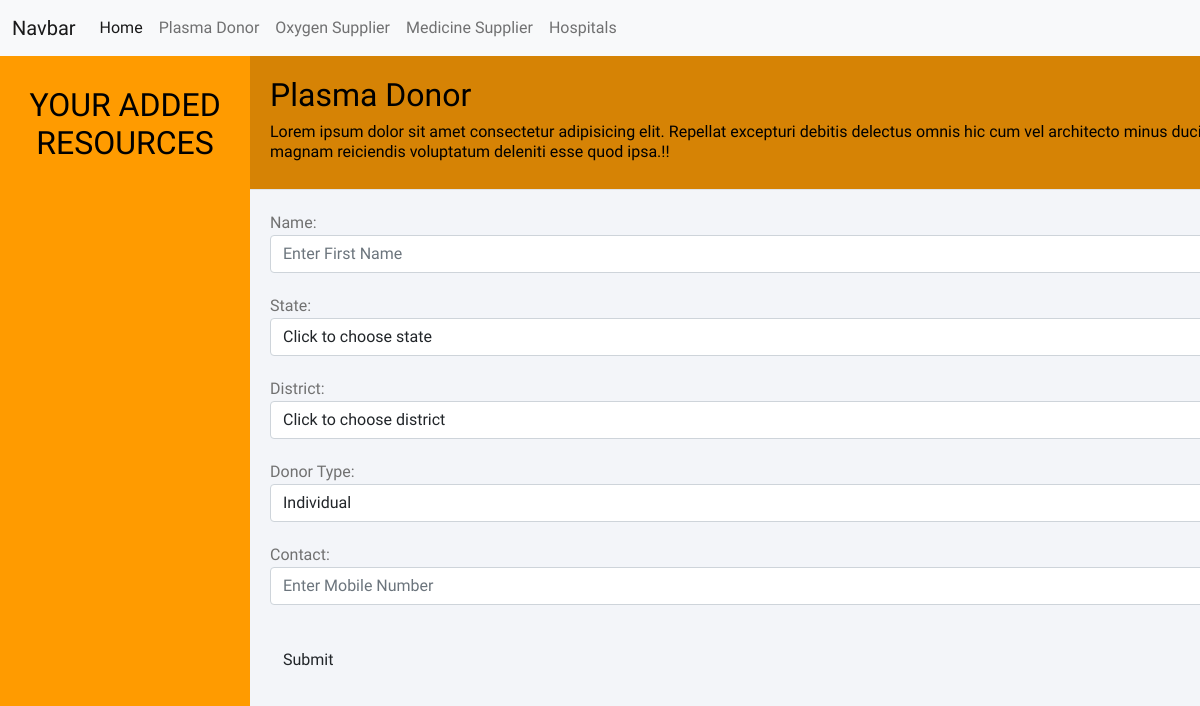
The page /user/plasma (signed in) on the database as committed earlier.
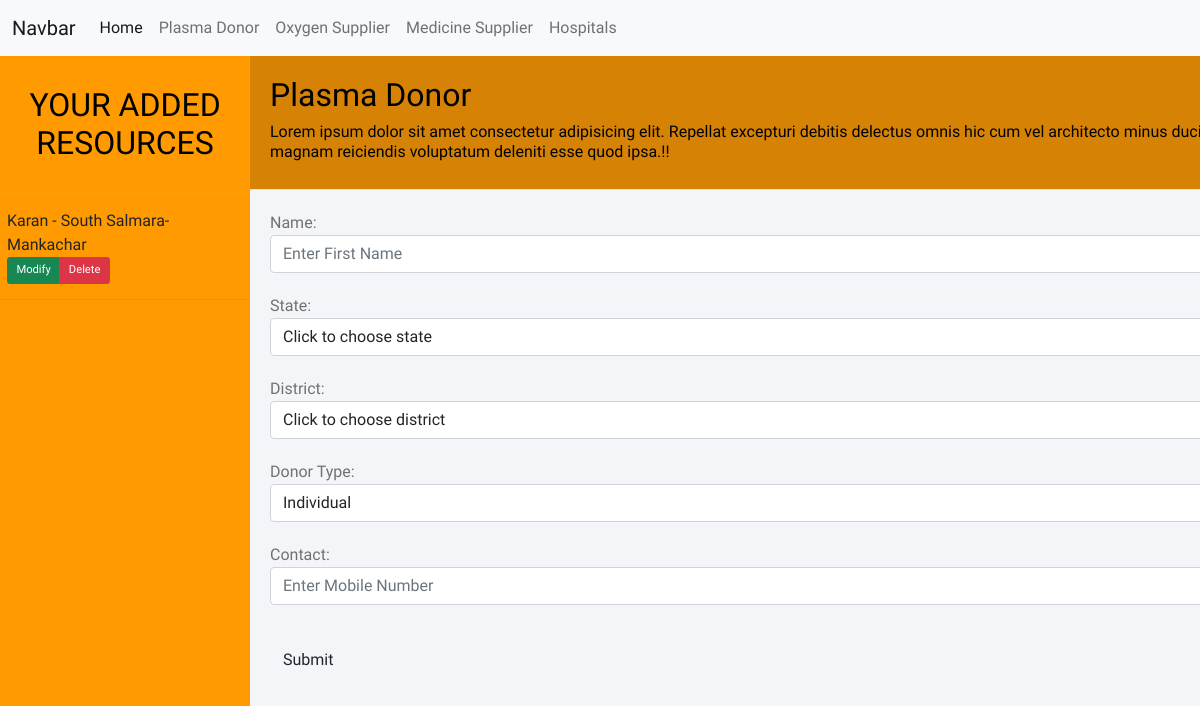
The same page on the database as committed later.
### CoviHelp/models.py (models this page shows, shortened)
class Plasma(models.Model):
    user = models.ForeignKey(User, on_delete=models.CASCADE)
    name = models.CharField(max_length=20)
    state = models.CharField(max_length=10)
    city = models.CharField(max_length=20)
    donortype = models.CharField(max_length=10)
    contact = models.CharField(max_length=10)
    verified = models.BooleanField(default=False)

### CoviHelp/login.py (the view)
# urls.py: path('user/plasma', login.plasma, name="userplasma"),
@login_required
def plasma(request):
    global states
    plasma = Plasma.objects.filter(user=request.user)
    if request.method == 'POST':
        try:
            p = Plasma()
            p.user = request.user
            p.name = request.POST['name']
            p.state = request.POST['state']
            p.city = request.POST['city']
            p.donortype = request.POST['donortype']
            p.contact = request.POST['contact']
            p.save()
            messages.success(request, 'Thankyou for sharing the information.')
        except:
            messages.error(request, 'Error!!')
        return render(request, "user/plasma.html", {
            'states': states,
            "plasma" : plasma
        })
    else:
        return render(request, "user/plasma.html", {
            'states': states,
            "plasma" : plasma
        })

### templates/user/plasma.html (shortened to what this page needs)
{% extends 'userlayout.html' %}
{% block body %}
<div class="wrapper">
    <div class="sidebar">
        <h2 id="headingSidebar">Your Added Resources</h2>
        {% for p in plasma %}
        <ul>
            <li class="sidecard">
                {{ p.name }} - {{ p.city }}
                <br>
                <div class="btn-group custombtngrp">
                    <button class="btn btn-success btn-action btn-Modify"
                        data-url="/user/plasma/modify/?id={{ p.id }}">Modify</button>
                    <button class="btn btn-danger btn-action btn-Delete"
                        data-url="/user/plasma/delete/?id={{ p.id }}">Delete</button>
                </div>
            </li>
        </ul>
        {% endfor %}
    </div>
    <div class="main_content">
        <div class="header">
            <div class="contact-info">
                <h2>Plasma Donor</h2>
                <h6>Lorem ipsum dolor sit amet consectetur adipisicing elit. Repellat excepturi debitis delectus omnis
                    hic cum vel architecto minus ducimus soluta a pariatur dolores, magnam reiciendis voluptatum
                    deleniti esse quod ipsa.!!</h6>
            </div>
        </div>
        <div class="info">
            <form class="contact-form" method="POST" action="/user/plasma">
                <div class="form-group">
                    <label class="control-label col-sm-2" for="fname">Name:</label>
                    <div class="col-sm-10">
                        <input type="text" class="form-control" id="fname" placeholder="Enter First Name" name="name">
                    </div>
                </div>
                <div class="form-group">
                    <label class="control-label col-sm-2" for="state">State:</label>
                    <div class="col-sm-10">
                        <select class="form-control dropdown" name='state' id='state'>
                            <option value="None" selected>Click to choose state</option>
                        </select>
                    </div>
                </div>
                <div class="form-group">
                    <label class="control-label col-sm-2" for="city">District:</label>
                    <div class="col-sm-10">
                        <select class="form-control dropdown" name='city' id='city'>
                            <option value="None" selected>Click to choose district</option>
                        </select>
                    </div>
                </div>
                <div class="form-group">
                    <label class="control-label col-sm-2" for="state">Donor Type:</label>
                    <div class="col-sm-10">
                        <select class="form-control dropdown" name='donortype'>
                            <option value="individual">Individual</option>
                        </select>
                    </div>
                </div>
                <div class="form-group">
                    <label class="control-label col-sm-2" for="contact">Contact:</label>
                    <div class="col-sm-10">
                        <input type="contact" class="form-control" placeholder="Enter Mobile Number" name="contact">
                    </div>
                </div>
                <div class="form-group">
                    <div class="col-sm-offset-2 col-sm-10 py-3">
                        <button type="submit" class="btn btn-default">Submit</button>
                    </div>
                </div>
            </form>
        </div>
    </div>
</div>
{% endblock body %}

Rows that differ between the two databases and show on the page:
added Plasma: name "Karan", city "South Salmara-Mankachar"
